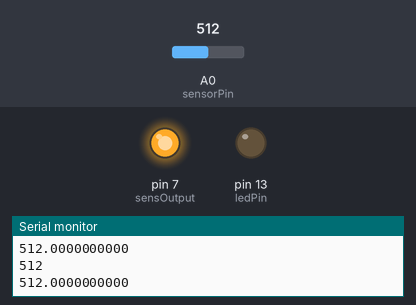
Recording of a sketch running on a simulated Arduino Uno, built with avr-gcc and run on an emulated ATmega328P. Parts: output pins drawn as LEDs (lit = HIGH), the last lines printed to the serial monitor. Inputs (shaded band) come from the test bench; at power-on: A0 (sensorPin) = 512.

Above: at 1.2 s.
1.3 s: A0 (sensorPin) set to 692
2.8 s: A0 (sensorPin) set to 718
At 3.7 s:
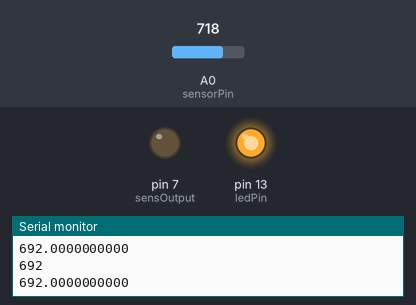
4.3 s: A0 (sensorPin) set to 690
At 5.1 s:
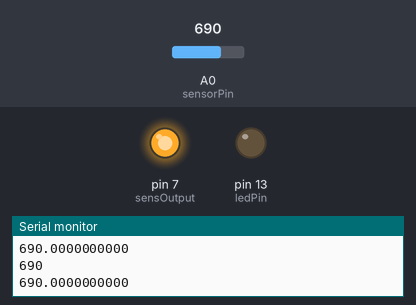
5.8 s: A0 (sensorPin) set to 710
At 6.1 s:
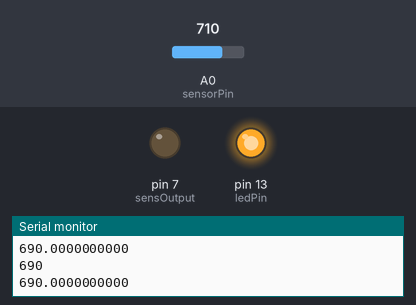
Timing chart, 0 to 8.3 s (numbered marks = the images above; inputs shaded):
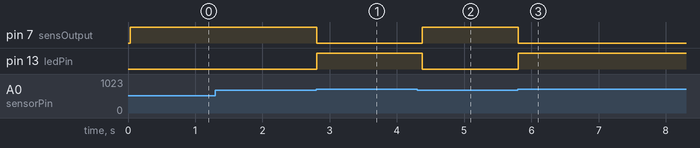

The sketch:

Yeti_Fluid_Sensor_Analog_Avg.ino
```cpp
// declares global variables below
int sensorPin = A0;    // select the input pin for the potentiometer
int ledPin = 13;      // select the pin for the LED
int sensOutput = 7;
int sensorValue = 0;  // variable to store the value coming from the sensor
int sensorValue2 = 0;
int sensorValue3 = 0;
int sensorValue4 = 0;
void setup() {
  // set pins as inputs and outputs:
  pinMode(ledPin, OUTPUT);
  pinMode(sensOutput, OUTPUT);
  Serial.begin(9600);
}


void loop() {
  sensorValue = analogRead(sensorPin);   // read the inital value from the sensor
  delay(5);
  sensorValue2 = analogRead(sensorPin);  // reads a second value from the sensor after the above delay
  delay(5);
  sensorValue3 = analogRead(sensorPin);  //reads a 3rd value from the sensor after the above delay
  float SensorAvg = 0;
  float SensorSum = 0;
  int SensorInst = 0;
  SensorSum = sensorValue + sensorValue2 + sensorValue3; // takes the sum of the 3 sensor readings
  SensorAvg = SensorSum/3;  // divides by 3 to get the average
  Serial.println(sensorValue, DEC); // Writes the sensorValue in DEC to the terminal
  delay(10);
  Serial.println(SensorAvg, DEC);  // writes the average value to the teminal in decimal
  delay(10);
  //Reads the sensor value to compare to the average
  sensorValue4 = analogRead(sensorPin);
  //subtracts the threshold of change from the sensor value
  SensorInst = sensorValue4 - 5;
  if(SensorInst > SensorAvg) {
    digitalWrite(sensOutput, LOW);
    digitalWrite(ledPin, HIGH);
    delay(1000);
  }
  // sets a threshold that ignores the averaging incase the board gets flooded
  if (SensorInst > 700){
    digitalWrite(sensOutput, LOW);  //controls the pin to the relay. Because the relay is NC this actually puts 24v to the output
    digitalWrite(ledPin, HIGH);  // turns on the on board LED
    delay(50);
  }
  else {
    digitalWrite(sensOutput, HIGH);  // Stops voltage from flowing throught the relay
    digitalWrite(ledPin, LOW);  // turns the led off
    delay(10);
  }

}
```

Measured:
- the behaviour switches between 705 and 706 on A0 (sensorPin) (found by bisection; images 0 and 1)
- after the input at 2.8 s, pin 7 (sensOutput): HIGH → LOW at once; pin 13 (ledPin): LOW → HIGH at once
- after the input at 4.3 s, pin 7 (sensOutput): LOW → HIGH after 0.08 s; pin 13 (ledPin): HIGH → LOW after 0.08 s
- after the input at 5.8 s, pin 7 (sensOutput): HIGH → LOW at once; pin 13 (ledPin): LOW → HIGH at once
